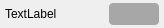
<?xml version="1.0" encoding="UTF-8"?>
<ui version="4.0">
 <class>CLO3D::UI::ParameterWidget</class>
 <widget class="QWidget" name="CLO3D::UI::ParameterWidget">
  <property name="geometry">
   <rect>
    <x>0</x>
    <y>0</y>
    <width>164</width>
    <height>28</height>
   </rect>
  </property>
  <property name="sizePolicy">
   <sizepolicy hsizetype="Preferred" vsizetype="Preferred">
    <horstretch>0</horstretch>
    <verstretch>0</verstretch>
   </sizepolicy>
  </property>
  <property name="windowTitle">
   <string>ParameterWidget</string>
  </property>
  <property name="styleSheet">
   <string notr="true"/>
  </property>
  <layout class="QHBoxLayout" name="horizontalLayout">
   <property name="spacing">
    <number>5</number>
   </property>
   <property name="leftMargin">
    <number>5</number>
   </property>
   <property name="topMargin">
    <number>3</number>
   </property>
   <property name="rightMargin">
    <number>5</number>
   </property>
   <property name="bottomMargin">
    <number>3</number>
   </property>
   <item>
    <widget class="QLabel" name="name">
     <property name="sizePolicy">
      <sizepolicy hsizetype="Expanding" vsizetype="Preferred">
       <horstretch>0</horstretch>
       <verstretch>0</verstretch>
      </sizepolicy>
     </property>
     <property name="styleSheet">
      <string notr="true">background: transparent;</string>
     </property>
     <property name="text">
      <string>TextLabel</string>
     </property>
    </widget>
   </item>
   <item>
    <spacer name="horizontalSpacer">
     <property name="orientation">
      <enum>Qt::Horizontal</enum>
     </property>
     <property name="sizeHint" stdset="0">
      <size>
       <width>40</width>
       <height>20</height>
      </size>
     </property>
    </spacer>
   </item>
   <item>
    <widget class="QLineEdit" name="value">
     <property name="sizePolicy">
      <sizepolicy hsizetype="Preferred" vsizetype="Fixed">
       <horstretch>0</horstretch>
       <verstretch>0</verstretch>
      </sizepolicy>
     </property>
     <property name="minimumSize">
      <size>
       <width>50</width>
       <height>22</height>
      </size>
     </property>
     <property name="maximumSize">
      <size>
       <width>50</width>
       <height>22</height>
      </size>
     </property>
     <property name="styleSheet">
      <string notr="true">QLineEdit {
	border-radius: 4px;
	background: rgba(0, 0, 0, 77);
	color: rgba(225, 225, 228, 255);
	font-family: Inter;
	font-size: 12px;
	letter-spacing: 0px;
	min-height: 22px;
	max-height: 22px;
	padding: 0px 6px;
}

QLineEdit:hover {
	background: rgba(0, 0, 0, 77);
	color: rgba(110, 185, 255, 255);
}

QLineEdit:focus {
	background: rgba(37, 37, 40, 255);
	color: rgba(110, 185, 255, 255);
}</string>
     </property>
    </widget>
   </item>
  </layout>
 </widget>
 <resources/>
 <connections/>
</ui>
